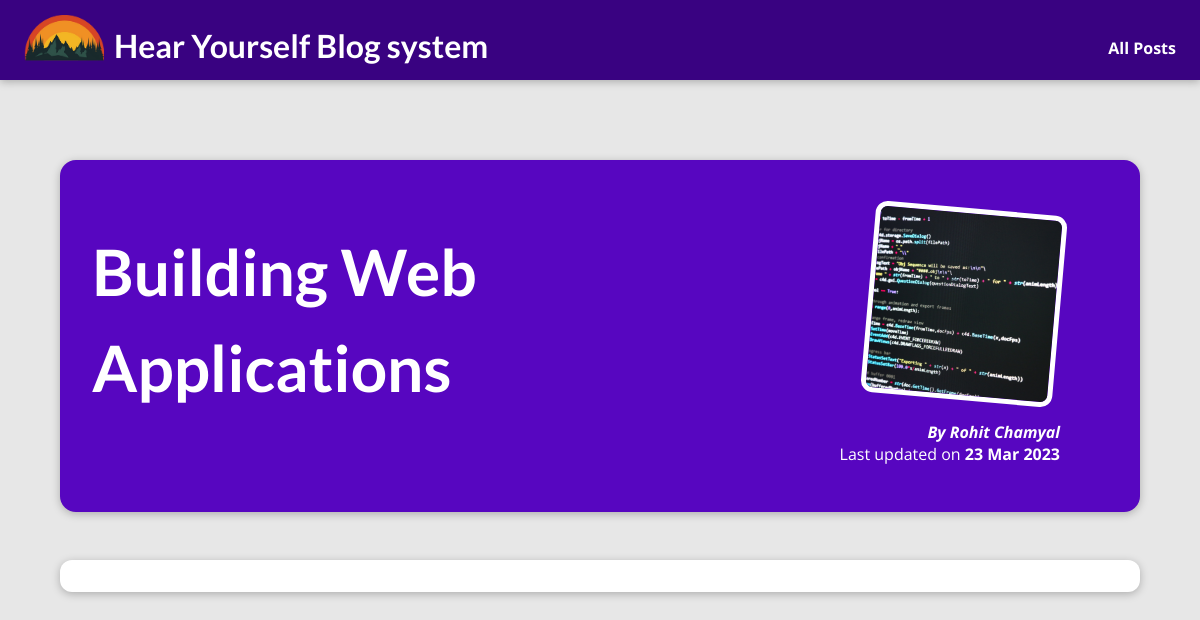
The app's page /posts/Django-python with its own data.
### blog/models.py (models this page shows, shortened)
class addPost(models.Model):
    slug = models.CharField(max_length=30, null=True)
    image = models.CharField(max_length=15, null=True)
    author = models.CharField(max_length=15, null=True)
    date = models.DateField(("Date"), default=date.today)
    title =models.CharField(max_length=50, null=True)
    shortContent = models.TextField(null=True)
    content = tinymce_models.HTMLField()

### blog/views.py (the view)
# urls.py: path("posts/<slug:slug>", views.post_detail,  name="post-detail-page"),
def post_detail(request,slug):
    getPost= addPost.objects.get(slug = slug)
    return render(request,"blog/post-detail.html", {
        "post": getPost
    })

### blog/templates/blog/post-detail.html (shortened to what this page needs)
{% extends "base.html" %} {% load static %}  {% block css_files %}
<link rel="stylesheet" href="{% static 'blog/post-detail.css' %}" />
{% endblock %} {% block content %}
<section id="summary">
  <h2>{{ post.title }}</h2>
  <article>
    <img
      src="{% static 'blog/images/' %}{{post.image}}"
      alt="{{ post.title }}"
    />
    <address>By {{ post.author }}</address>
    <div>Last updated on <time> {{ post.date | date:"d M Y" }}</time></div>
  </article>
</section>
<main>{{ post.content|safe }}</main>
{% endblock %}

### static/app.css (style rules this page uses)
* { box-sizing: border-box; }
html { font-family: 'Open Sans', 'Lato', sans-serif; }
body { margin: 0; }
body { background-color: #e7e7e7; }
h1, h2, h3 { font-family: 'Lato', sans-serif; font-weight: bold; }

### blog/static/blog/post-detail.css (style rules this page uses)
body { background-color: #e7e7e7; }
#summary { margin: 10rem auto 3rem auto; padding: 2rem; width: 90%; max-width: 90rem; border-radius: 16px; background-color: #5706c0; position: relative; box-shadow: 0 2px 8px rgba(0, 0, 0, 0.25); height: 22rem; }
#summary h2 { color: white; margin: 2rem auto 0 auto; font-size: 4.0rem; line-height: 1.5em; float: left; width: 50%; }
#summary article { position: absolute; top: 2rem; right: 3rem; padding: 1rem 2rem; border-radius: 12px; text-align: right; color: white; }
#summary article img { width: 12rem; height: 12rem; border-radius: 12px; transform: rotateZ(5deg); border: 5px solid white; margin-bottom: 1rem; }
#summary address { font-weight: bold; }
#summary time { font-weight: bold; }
main { width: 90%; max-width: 90rem; margin: 3rem auto; background-color: white; padding: 1rem; border-radius: 12px; box-shadow: 0 2px 8px rgba(0, 0, 0, 0.25); font-size: 1.1rem; }

### records on screen
addPost: title "Building Web Applications", image (picture), author "Rohit Chamyal", date "23 Mar 2023"
